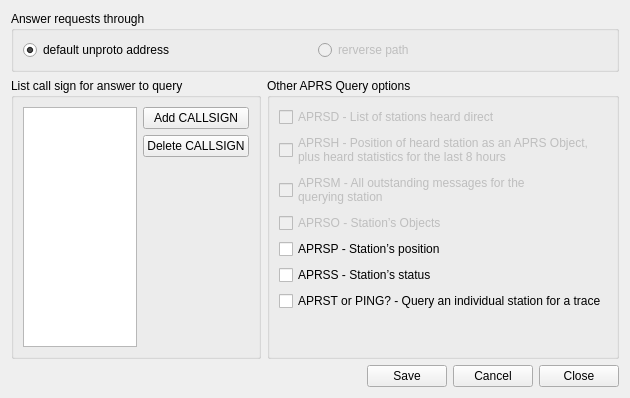
      <widget class="QWidget" name="tab_5">
       <attribute name="icon">
        <iconset resource="../gui.qrc">
         <normaloff>:/images/query.png</normaloff>:/images/query.png</iconset>
       </attribute>
       <attribute name="title">
        <string>Query</string>
       </attribute>
       <layout class="QVBoxLayout" name="verticalLayout_20">
        <item>
         <widget class="QGroupBox" name="groupBox">
          <property name="title">
           <string>Answer requests through</string>
          </property>
          <layout class="QVBoxLayout" name="verticalLayout_18">
           <item>
            <layout class="QHBoxLayout" name="horizontalLayout_10">
             <item>
              <widget class="QRadioButton" name="qryDefaultPachRB">
               <property name="text">
                <string>default unproto address</string>
               </property>
               <property name="checked">
                <bool>true</bool>
               </property>
              </widget>
             </item>
             <item>
              <widget class="QRadioButton" name="qryReversePachRB">
               <property name="enabled">
                <bool>false</bool>
               </property>
               <property name="text">
                <string>rerverse path</string>
               </property>
              </widget>
             </item>
            </layout>
           </item>
          </layout>
         </widget>
        </item>
        <item>
         <layout class="QHBoxLayout" name="horizontalLayout_13">
          <item>
           <widget class="QGroupBox" name="groupBox_2">
            <property name="minimumSize">
             <size>
              <width>250</width>
              <height>0</height>
             </size>
            </property>
            <property name="maximumSize">
             <size>
              <width>250</width>
              <height>16777215</height>
             </size>
            </property>
            <property name="title">
             <string>List call sign for answer to query</string>
            </property>
            <layout class="QHBoxLayout" name="horizontalLayout_12">
             <item>
              <widget class="QTableView" name="qryCallsTableView">
               <property name="selectionMode">
                <enum>QAbstractItemView::SingleSelection</enum>
               </property>
               <property name="selectionBehavior">
                <enum>QAbstractItemView::SelectRows</enum>
               </property>
              </widget>
             </item>
             <item>
              <layout class="QVBoxLayout" name="verticalLayout_19">
               <item>
                <widget class="QPushButton" name="qryAddCallButton">
                 <property name="text">
                  <string>Add CALLSIGN</string>
                 </property>
                </widget>
               </item>
               <item>
                <widget class="QPushButton" name="qryDeleteCallButton">
                 <property name="text">
                  <string>Delete CALLSIGN</string>
                 </property>
                </widget>
               </item>
               <item>
                <spacer name="verticalSpacer_3">
                 <property name="orientation">
                  <enum>Qt::Vertical</enum>
                 </property>
                 <property name="sizeHint" stdset="0">
                  <size>
                   <width>20</width>
                   <height>40</height>
                  </size>
                 </property>
                </spacer>
               </item>
              </layout>
             </item>
            </layout>
           </widget>
          </item>
          <item>
           <widget class="QGroupBox" name="groupBox_3">
            <property name="sizePolicy">
             <sizepolicy hsizetype="MinimumExpanding" vsizetype="MinimumExpanding">
              <horstretch>0</horstretch>
              <verstretch>0</verstretch>
             </sizepolicy>
            </property>
            <property name="minimumSize">
             <size>
              <width>0</width>
              <height>0</height>
             </size>
            </property>
            <property name="title">
             <string>Other APRS Query options</string>
            </property>
            <layout class="QVBoxLayout" name="verticalLayout_21">
             <item>
              <widget class="QCheckBox" name="sysvar_qryAPRSDen">
               <property name="enabled">
                <bool>false</bool>
               </property>
               <property name="text">
                <string>APRSD - List of stations heard direct</string>
               </property>
              </widget>
             </item>
             <item>
              <widget class="QCheckBox" name="sysvar_qryAPRSHen">
               <property name="enabled">
                <bool>false</bool>
               </property>
               <property name="text">
                <string>APRSH - Position of heard station as an APRS Object, 
plus heard statistics for the last 8 hours</string>
               </property>
              </widget>
             </item>
             <item>
              <widget class="QCheckBox" name="sysvar_qryAPRSMen">
               <property name="enabled">
                <bool>false</bool>
               </property>
               <property name="text">
                <string>APRSM - All outstanding messages for the 
querying station</string>
               </property>
              </widget>
             </item>
             <item>
              <widget class="QCheckBox" name="sysvar_qryAPRSOen">
               <property name="enabled">
                <bool>false</bool>
               </property>
               <property name="text">
                <string>APRSO - Station’s Objects</string>
               </property>
              </widget>
             </item>
             <item>
              <widget class="QCheckBox" name="sysvar_qryAPRSPen">
               <property name="text">
                <string>APRSP - Station’s position</string>
               </property>
              </widget>
             </item>
             <item>
              <widget class="QCheckBox" name="sysvar_qryAPRSSen">
               <property name="text">
                <string>APRSS - Station’s status</string>
               </property>
              </widget>
             </item>
             <item>
              <widget class="QCheckBox" name="sysvar_qryAPRSTen">
               <property name="text">
                <string>APRST or PING? - Query an individual station for a trace</string>
               </property>
              </widget>
             </item>
             <item>
              <spacer name="verticalSpacer_5">
               <property name="orientation">
                <enum>Qt::Vertical</enum>
               </property>
               <property name="sizeHint" stdset="0">
                <size>
                 <width>20</width>
                 <height>36</height>
                </size>
               </property>
              </spacer>
             </item>
            </layout>
           </widget>
          </item>
         </layout>
        </item>
        <item>
         <layout class="QHBoxLayout" name="horizontalLayout_14">
          <item>
           <spacer name="horizontalSpacer_6">
            <property name="orientation">
             <enum>Qt::Horizontal</enum>
            </property>
            <property name="sizeHint" stdset="0">
             <size>
              <width>40</width>
              <height>20</height>
             </size>
            </property>
           </spacer>
          </item>
          <item>
           <widget class="QPushButton" name="qrySaveButton">
            <property name="text">
             <string>Save</string>
            </property>
           </widget>
          </item>
          <item>
           <widget class="QPushButton" name="qryCancelButton">
            <property name="text">
             <string>Cancel</string>
            </property>
           </widget>
          </item>
          <item>
           <widget class="QPushButton" name="qryCloseButton">
            <property name="text">
             <string>Close</string>
            </property>
           </widget>
          </item>
         </layout>
        </item>
       </layout>
      </widget>
